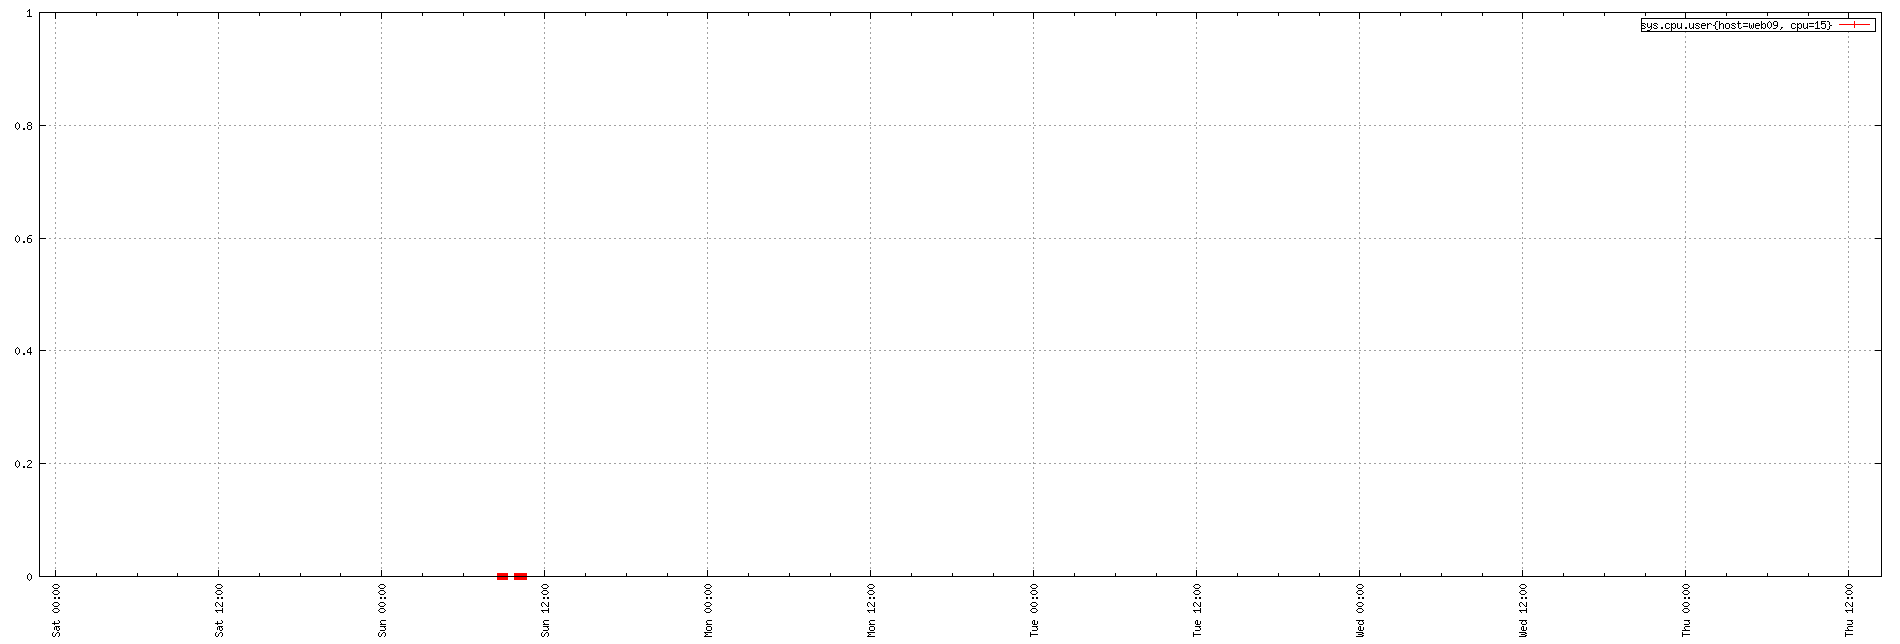

Write the gnuplot code that produced this figure.
set term png small size 1900,644
set xdata time
set timefmt "%s"
if (GPVAL_VERSION < 4.6) set xtics rotate; else set xtics rotate right
set output "${TMPDIR-'tmp'}/tsd/f848fd12.png"
set xrange ["1673650109":"1674138231"]
set format x "%a %H:%M"
set grid
set style data linespoint
set key right box
set yrange [0:]
plot  "${TMPDIR-'tmp'}/tsd/f848fd12_0.dat" using 1:2 title "sys.cpu.user{host=web09, cpu=15}"
